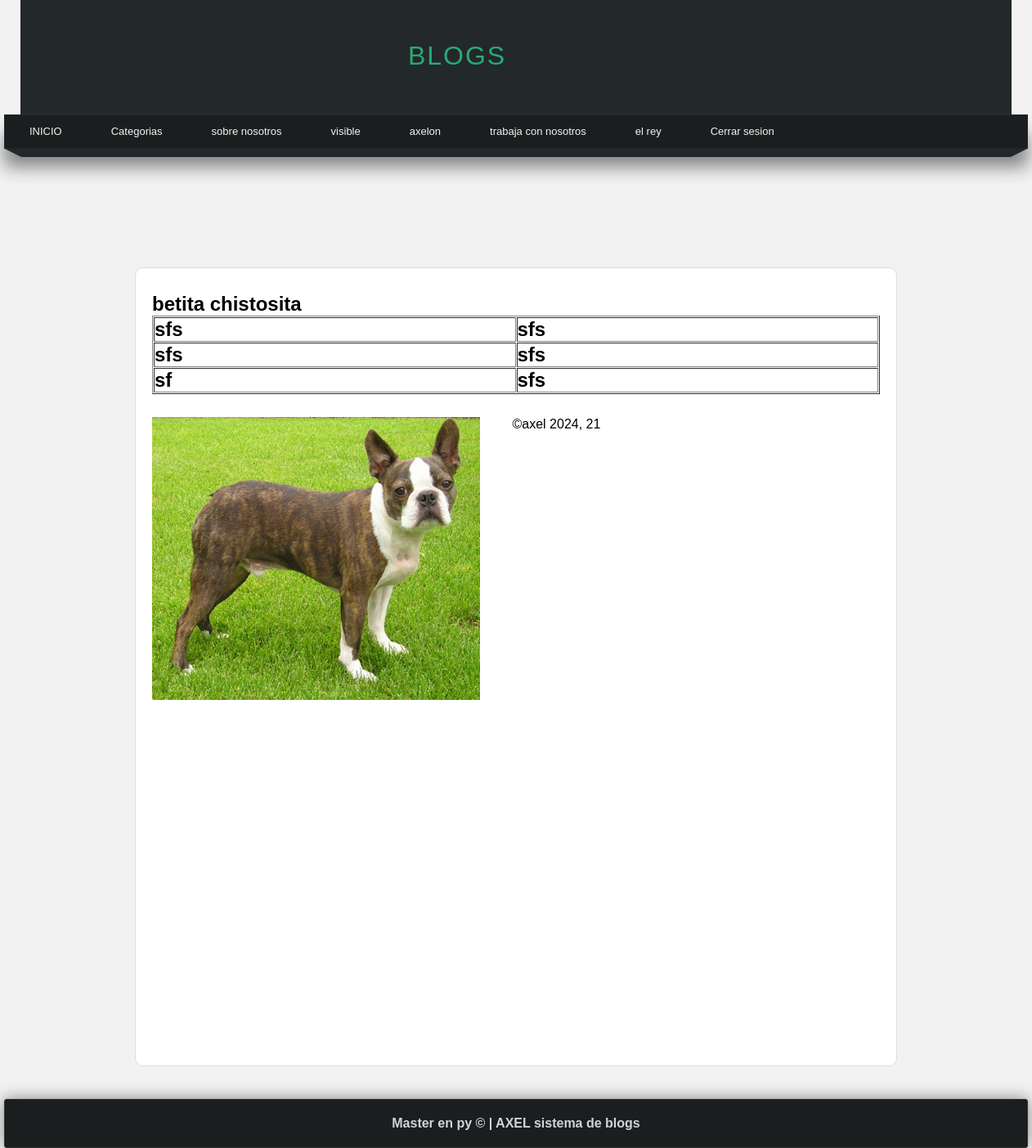
/articulo_solo/3 (signed in), run on the app's committed database.
### paginas/models.py (models this page shows, shortened)
class Page(models.Model):
    title = models.CharField(max_length=100)
    content = RichTextField()
    order = models.IntegerField(default=0, verbose_name="orden")
    slug = models.CharField(unique=True,max_length=100)
    public = models.BooleanField()
    created_at = models.DateTimeField(auto_now_add=True)
    updated_at = models.DateTimeField(auto_now=True)
    class Meta:
        verbose_name = 'pagina'
        verbose_name_plural = 'Paginas'

### blog/models.py (models this page shows, shortened)
class Articulo(models.Model):
    title = models.CharField(max_length=30)
    content = RichTextField()
    image = models.ImageField(default='null', upload_to='articles')
    user = models.ForeignKey(User,editable=False , on_delete=models.CASCADE)
    categoria = models.ManyToManyField(Categoria, verbose_name='categorias', blank=True)
    public = models.BooleanField(verbose_name="publicado?")
    created_at = models.DateTimeField(auto_now_add=True, verbose_name='creado en :')

### blog/views.py (the view)
# urls.py: path('articulo_solo/<int:articulo_id>', views.articulo, name='articulo_solo')
@login_required(login_url='login') #permite proteger la vista
def articulo(request, articulo_id):
    articulos = get_object_or_404(Articulo, id = articulo_id)
    return render(request,'articulos/articulo.html',{
        'article':articulos
    })

### blog/context_processor.py (called while the page is built)
def get_Categorias(request):
    ids = Articulo.objects.filter(public = True).values_list( 'categoria', flat=True)
    Categoria1 = Categoria.objects.filter(id__in =  ids).values_list('id', 'name')
    return{
        'categorias':Categoria1,
        'public': ids
    }

### paginas/context_processor.py (called while the page is built)
def get_pages(request):
    pages = Page.objects.filter(public = True).order_by('order').values_list('id', 'title', 'slug')
    return{
        'pages':pages
    }

### blog/templates/articulos/articulo.html (shortened to what this page needs)
{% extends "layouts/layout.html"%}
{% block content %}
    <div class="articulo">
        <h2> {{article.content|safe}}</h2>
        {% if article.image != 'null' and article.image.url|length >= 1 %}
            <div class=" image">
                <img src="{{ article.image.url }}" alt="Imagen de artículo">
            </div>
        {% else %}
            <p>No hay imagen disponible.</p>
        {% endif %}
    </div>
    <p>&copy;{{article.user}} {{ article.created_at|date:"Y, d" }}</p>
{% endblock %}

### mainapp/templates/layouts/layout.html (shortened to what this page needs)
{% load static %}
<!DOCTYPE html>
<html lang="en">
<head>
    <link rel="stylesheet" type="text/css" href="{% static 'css/content.css' %}">
    <link rel="stylesheet" type="text/css" href="{% static 'css/styles.css' %}">
</head>
<body>
    <header>
        <div id="logotipo">
            <h1>BLOGS</h1>
        </div>
    </header>
    <nav>
        <ul>
            <li>
                <a href="{% url 'index' %}">INICIO</a>
            </li>
            {% if user.is_authenticated %}
                <li>
                    <a href="{% url 'listar_articulos' %}">Categorias</a>
                </li>
                {% for page  in pages %}
                    <li>
                        <a href="{% url 'pagina' page.2 %}"> {{page.1}}</a>
                    </li>
                {% endfor %}
                <li>
                    <a href="{% url 'logout' %}">Cerrar sesion</a>
                </li>
            {% endif %}
        </ul>
    </nav>
    <div class="barra">
        <span class="esquina-izquierda"></span>
        <span class="relleno"></span>
        <span class="esquina-derecha"></span>
    </div>
    <div class="content">
        <div class="box">
            {% block content %}{% endblock %}
        </div>
    </div>
</body>
<footer>
    <h4>Master en py &copy; | AXEL sistema de blogs</h4>
</footer>
</html>

### mainapp/static/css/content.css (style rules this page uses)
.box { background: white; border-radius: 10px; width: 890px; min-height: 935px; padding: 20px; border: 1px solid #ddd; margin: 0 auto; }
.box .image { width: 45%; float: left; margin-right: 40px; }
.box .image img { width: 100%; }
footer { width: 1250px; background-color: #1B1E1F; border: 1px solid #333; border-radius: 3px; color: #D1D4D6; text-align: center; margin: 0 auto; margin-top: 40px; padding-top: 20px; padding-bottom: 20px; box-shadow: 0px 0px 20px gray; }

### mainapp/static/css/styles.css (style rules this page uses)
* { margin: 0px; padding: 0px; font-family: sans-serif; text-decoration: none; }
body { background-color: #F2F2F2; }
header { width: 1212px; height: 140px; background-color: #23282b; margin: 0px auto; }
#logotipo { width: 35%; height: 140px; margin: 0 auto; padding-top: 10px; }
#logotipo h1 { display: block; float: left; margin-left: 20px; margin-top: 40px; letter-spacing: 2px; color: #2ba977; font-family: 'Franklin Gothic Medium', 'Arial Narrow', Arial, sans-serif; font-weight: normal; }
nav { margin: 0 auto; width: 1250px; height: 40px; background-color: #1b1e1f; border: 1px solid #23282b; box-shadow: 0px 22px 22px gray; font-size: 13px; }
nav > ul { list-style: none; text-decoration: none; }
nav > ul > li { line-height: 40px; float: left; }
nav > ul > li > a { display: block; padding-left: 30px; padding-right: 30px; color: #F2F2F2; }
.barra { width: 1250px; margin: 0 auto; margin-bottom: 145px; }
.esquina-izquierda { display: block; border-left: 20px solid transparent; border-top: 10px solid #23282b; float: left; }
.esquina-derecha { display: block; border-right: 20px solid transparent; border-top: 10px solid #23282b; float:right; }
.relleno { display: block; width: 1210px; height: 10px; background: #23282b; float: left; }

### data on the page
Page: title "sobre nosotros"
Page: title "visible"
Page: title "axelon"
Page: title "trabaja con nosotros"
Page: title "el rey"
Articulo: content "betita chistosita sfs sfs sfs sfs sf sfs", image (picture), user "axel", created_at "2024, 21"
